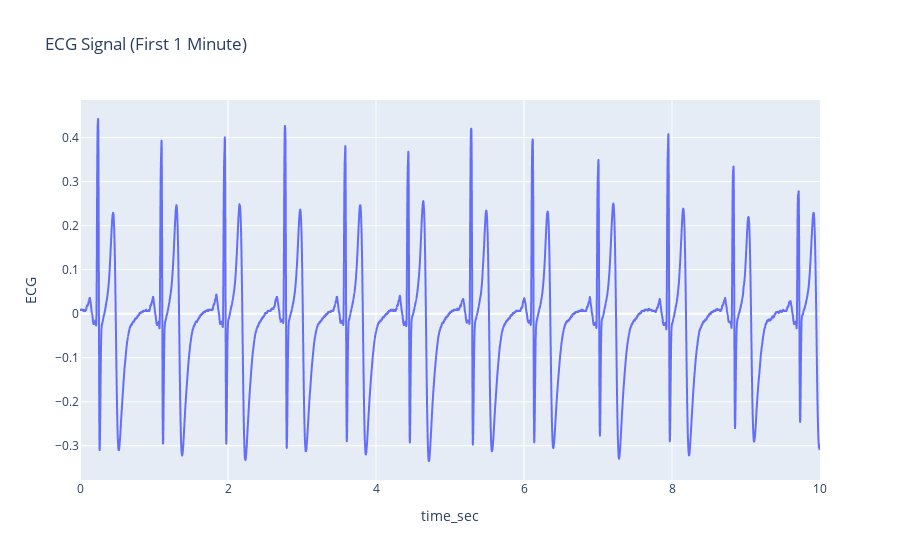

The code cell stored with this chart in its notebook:
### Code cell
import plotly.express as px

fig = px.line(
    one_minute_df,
    x='time_sec',
    y='ECG',
    title='ECG Signal (First 1 Minute)',
    
)
fig.show()

### Figure 1 — Plotly figure (JSON) as saved in the notebook; plotly's stock layout.template omitted (floating-point values rounded to 4 significant figures; data arrays with more than 128 entries replaced by an {"elided": "..."} marker saying what was removed)
{"data": [{"hovertemplate": "time_sec=%{x}<br>ECG=%{y}<extra></extra>", "legendgroup": "", "line": {"color": "#636efa", "dash": "solid"}, "marker": {"symbol": "circle"}, "mode": "lines", "name": "", "showlegend": false, "type": "scattergl", "x": {"elided": "10001 float values"}, "xaxis": "x", "y": {"elided": "10001 float values"}, "yaxis": "y"}], "layout": {"legend": {"tracegroupgap": 0}, "title": {"text": "ECG Signal (First 1 Minute)"}, "xaxis": {"anchor": "y", "domain": [0, 1], "title": {"text": "time_sec"}}, "yaxis": {"anchor": "x", "domain": [0, 1], "title": {"text": "ECG"}}}}
